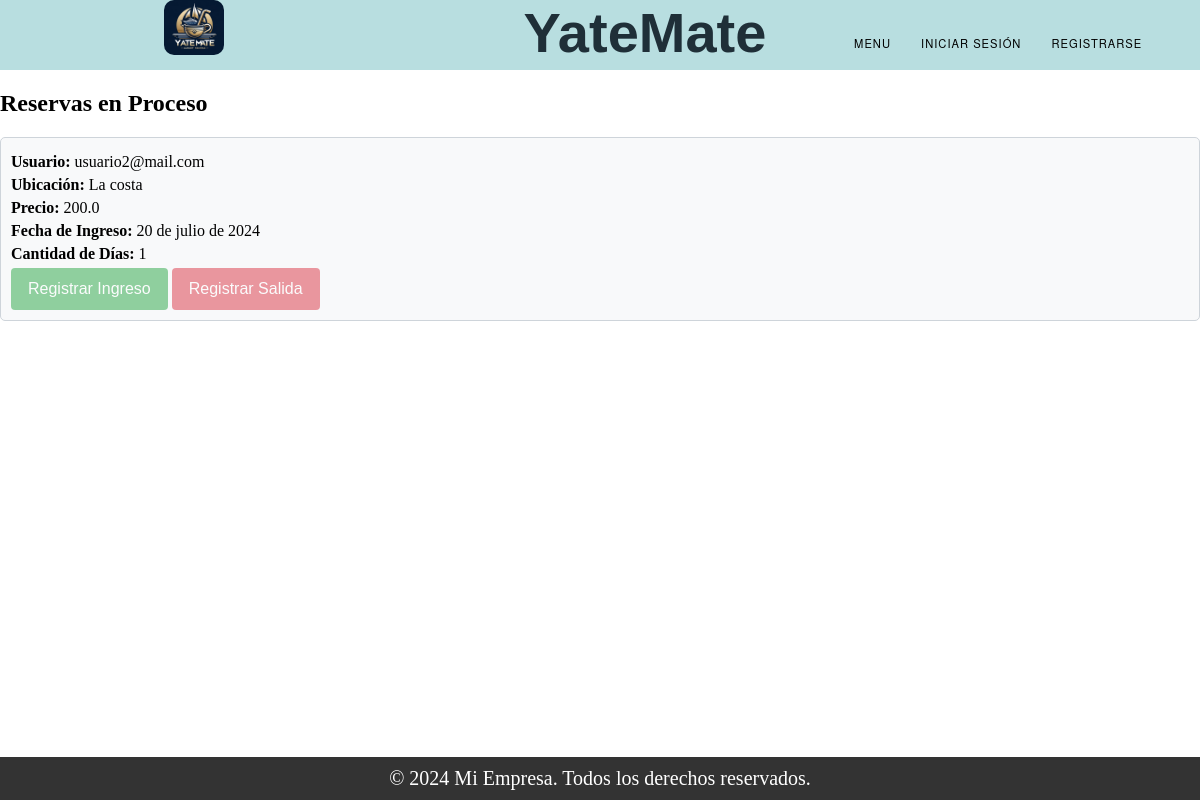
Page /reservas/ on the committed database.
### Amarra/models.py (models this page shows, shortened)
class Reserva(models.Model):
    ESTADOS = (
        ('Vigente', 'Vigente'),
        ('En Proceso', 'En Proceso'),
        ('Finalizado', 'Finalizado'),
    )
    publicacion = models.ForeignKey(Publicacion_Amarra, on_delete=models.CASCADE)
    fecha_ingreso = models.DateField(null=True)
    cant_dias = models.TextField()
    usuario = models.ForeignKey(User, on_delete=models.CASCADE)
    estado = models.CharField(max_length=20, choices=ESTADOS, default='Vigente')

class Publicacion_Amarra(models.Model):
    ESTADOS = (
        ('Vigente', 'Vigente'),
        ('En Proceso', 'En Proceso'),
        ('Finalizado', 'Finalizado'),
    )
    dueño = models.ForeignKey(User, on_delete=models.CASCADE, null=True)
    precio = models.TextField()
    fecha_inicio = models.DateField()
    cant_dias = models.TextField()
    ubicacion = models.TextField()
    cant_dias_disponibles = models.TextField(null=True)
    estado = models.CharField(max_length=20, choices=ESTADOS, default='Vigente')

### Register/models.py (models this page shows, shortened)
class User(models.Model):
    TIPOS = (
        ('Administrador', 'Administrador'),
        ('Usuario', 'Usuario'),
        ('Cliente', 'Cliente'),
    )
    mail = models.CharField(max_length=150, unique=True)  # Nombre de usuario (email).
    tipo = models.CharField(max_length=20, choices=TIPOS)
    password = models.CharField(max_length=128)  # Contraseña.
    nombre = models.CharField(max_length=255)
    apellido = models.CharField(max_length=255)
    dni = models.CharField(max_length=20)
    fecha_expiracion_dni = models.DateField()
    nacionalidad = models.CharField(max_length=100)
    genero = models.CharField(max_length=10)
    domicilio = models.CharField(max_length=255)
    fecha_nacimiento = models.DateField()
    cuil_cuit = models.CharField(max_length=20)
    moroso = models.BooleanField(default=False)

### Amarra/views.py (the view)
# urls.py: path('reservas/', views.reservas, name='reservas'),
def reservas(request):
    reservas_finalizadas = Reserva.objects.all()
    return render(request, "reservas.html", {'reservas': reservas_finalizadas})

### Trueque/context_processors.py (called while the page is built)
def conversaciones_usuario(request):
    user_id = request.session.get('user_id')
    if user_id:
        conversaciones = Conversacion.objects.filter(Q(dueño_publicacion=user_id) | Q(solicitante=user_id))
        return {'conversaciones_usuario': conversaciones}
    else:
        return {'conversaciones_usuario': []}

### Amarra/templates/reservas.html (shortened to what this page needs)
{% extends "base.html" %}
{% block content %}
<h2>Reservas en Proceso</h2>
{% if reservas %}
    <div class="reserva-container">
        {% for reserva in reservas %}
            <div class="reserva-item">
                <p><strong>Usuario:</strong> {{ reserva.usuario.mail }}</p>
                <p><strong>Ubicación:</strong> {{ reserva.publicacion.ubicacion }}</p>
                <p><strong>Precio:</strong> {{ reserva.publicacion.precio }}</p>
                <p><strong>Fecha de Ingreso:</strong> {{ reserva.fecha_ingreso }}</p>
                <p><strong>Cantidad de Días:</strong> {{ reserva.cant_dias }}</p>
                <div>
                    {% if reserva.estado == 'Vigente' %}
                    <a href="{% url 'registrar_ingreso' reserva.id %}" class="btn btn-ingreso">Registrar Ingreso</a>
                    <button class="btn btn-salida btn-disabled" disabled>Registrar Salida</button>
                    {% elif reserva.estado == 'En Proceso' %}
                    <button class="btn btn-ingreso btn-disabled" disabled>Registrar Ingreso</button>
                    <a href="{% url 'registrar_salida' reserva.id %}" class="btn btn-salida">Registrar Salida</a>
                    {% elif reserva.estado == 'Finalizado' %}
                    <button class="btn btn-ingreso btn-disabled" disabled>Registrar Ingreso</button>
                    <button class="btn btn-salida btn-disabled" disabled>Registrar Salida</button>
                    {% endif %}
                </div>
            </div>
        {% endfor %}
    </div>
{% else %}
    <p>No tienes reservas en proceso.</p>
{% endif %}
{% endblock %}

### static/css/styles.css (style rules this page uses)
body { margin: 0; padding: 0; }

### Amarra/templates/reservas.html (style rules this page uses)
.reserva-container { margin-top: 20px; }
.reserva-item { margin-bottom: 10px; padding: 10px; border: 1px solid #ced4da; border-radius: 5px; background-color: #f8f9fa; }
.reserva-item p { margin: 5px 0; }
.btn { display: inline-block; font-weight: 400; color: #fff; text-align: center; vertical-align: middle; cursor: pointer; background-color: #007bff; border: 1px solid transparent; padding: 0.5rem 1rem; font-size: 1rem; line-height: 1.5; border-radius: 0.25rem; transition: background-color 0.3s ease-in-out, border-color 0.3s ease-in-out; text-decoration: none; }
.btn-ingreso { background-color: #28a745; }
.btn-salida { background-color: #dc3545; }
.btn-disabled { cursor: not-allowed; opacity: 0.5; }

### rows in the picture
Reserva: usuario.mail "usuario2@mail.com", publicacion.ubicacion "La costa", publicacion.precio "200.0", fecha_ingreso "20 de julio de 2024", cant_dias "1", estado "Registrar Ingreso"
